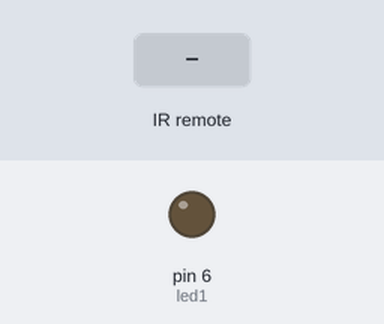
This sketch was run on a simulated Arduino Uno, built with avr-gcc and run on an emulated ATmega328P. On the bench: output pins drawn as LEDs (lit = HIGH). Inputs (shaded band) come from the test bench.

Above: at 1.2 s.
1.3 s: infrared code 0xFF30CF received
At 2.5 s:
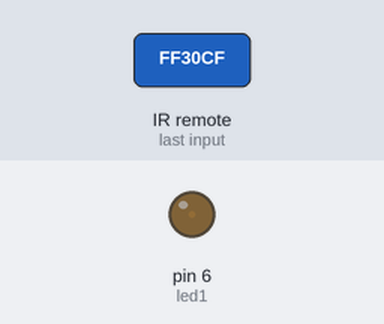
2.8 s: infrared code 0xFFE01F received
At 3.8 s:
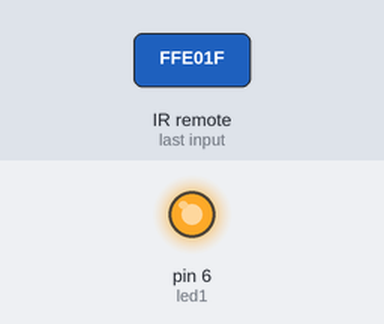
4.3 s: infrared code 0xFFA857 received
At 4.9 s:
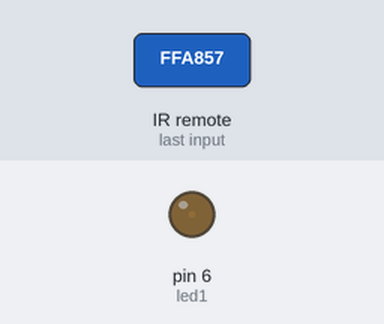
Timing chart, 0 to 7.3 s (numbered marks = the images above; inputs shaded):
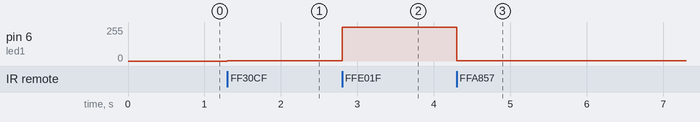

Measured:
- after the input at 1.3 s, pin 6 (led1): 0/255 → 1/255 at once
- after the input at 2.8 s, pin 6 (led1): 1/255 → 252/255 at once
- after the input at 4.3 s, pin 6 (led1): 252/255 → 1/255 at once

The sketch:

IR_Remote_Cntrolled_LED.ino
```cpp
/* This program uses an IR remote and controls the brightness and status of an LED. The Button "1" on the remote turns on or off
the LED. The buttons "+" and "-" control the brightness of the LED.  */

#include <IRremote.h>

int RECV_PIN = 8;
int led1 = 6;
int brightness = 0;
int fadeAmount = 5;
int itsONled[] = {0};

#define     onoff  16724175
#define brightinc  16754775
#define brightdec  16769055

IRrecv irrecv(RECV_PIN);

decode_results results;

void setup()
{
  Serial.begin(9600);
  irrecv.enableIRIn();
  pinMode(led1, OUTPUT);

}

void loop() {
  analogWrite(led1, brightness);

  if (irrecv.decode(&results)) {
    unsigned int value = results.value;
    switch(value) {
       case onoff:
         if(itsONled[1] == 1) {
           brightness = 0 ;
            itsONled[1] = 0;
         } else {
           brightness = 255;
             itsONled[1] = 1;
         }
          break;

       case brightinc:
         if(itsONled[2] == 1) {
            brightness = brightness + fadeAmount ;
            itsONled[2] = 0;
         } else {
             brightness = brightness + fadeAmount ;
             itsONled[2] = 1;
         }
          break;

       case brightdec:
         if(itsONled[3] == 1) {
            brightness = brightness - fadeAmount ;
            itsONled[3] = 0;
         } else {
          brightness = brightness - fadeAmount ;
             itsONled[3] = 1;
         }
          break;
    }

    irrecv.resume();
  }
}
```
